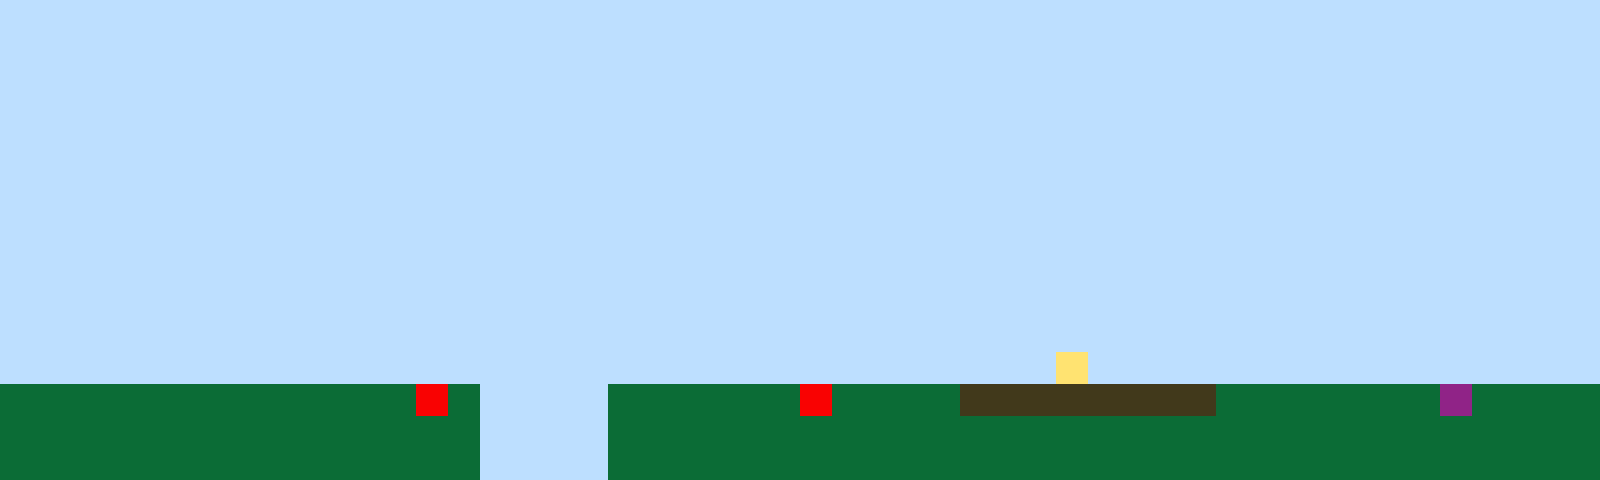

Rendered tile map (Tiled .tmx) drawn with the repository's tilesets; below, a short description and the full map source, tile grids included:
An orthogonal 50x15 tile map with 32x32 px tiles, 1 tile layer (Tile Layer 1).

<map version="1.10" tiledversion="1.11.2" orientation="orthogonal" renderorder="right-up" width="50" height="15" tilewidth="32" tileheight="32" infinite="0" nextlayerid="2" nextobjectid="1"><editorsettings><export target="map1.csv" format="csv" /></editorsettings><tileset firstgid="1" name="sprites" tilewidth="32" tileheight="32" tilecount="6" columns="3"><image source="sprites.png" width="96" height="64" /></tileset><layer id="1" name="Tile Layer 1" width="50" height="15"><data encoding="csv">1,1,1,1,1,1,1,1,1,1,1,1,1,1,1,1,1,1,1,1,1,1,1,1,1,1,1,1,1,1,1,1,1,1,1,1,1,1,1,1,1,1,1,1,1,1,1,1,1,1,1,1,1,1,1,1,1,1,1,1,1,1,1,1,1,1,1,1,1,1,1,1,1,1,1,1,1,1,1,1,1,1,1,1,1,1,1,1,1,1,1,1,1,1,1,1,1,1,1,1,1,1,1,1,1,1,1,1,1,1,1,1,1,1,1,1,1,1,1,1,1,1,1,1,1,1,1,1,1,1,1,1,1,1,1,1,1,1,1,1,1,1,1,1,1,1,1,1,1,1,1,1,1,1,1,1,1,1,1,1,1,1,1,1,1,1,1,1,1,1,1,1,1,1,1,1,1,1,1,1,1,1,1,1,1,1,1,1,1,1,1,1,1,1,1,1,1,1,1,1,1,1,1,1,1,1,1,1,1,1,1,1,1,1,1,1,1,1,1,1,1,1,1,1,1,1,1,1,1,1,1,1,1,1,1,1,1,1,1,1,1,1,1,1,1,1,1,1,1,1,1,1,1,1,1,1,1,1,1,1,1,1,1,1,1,1,1,1,1,1,1,1,1,1,1,1,1,1,1,1,1,1,1,1,1,1,1,1,1,1,1,1,1,1,1,1,1,1,1,1,1,1,1,1,1,1,1,1,1,1,1,1,1,1,1,1,1,1,1,1,1,1,1,1,1,1,1,1,1,1,1,1,1,1,1,1,1,1,1,1,1,1,1,1,1,1,1,1,1,1,1,1,1,1,1,1,1,1,1,1,1,1,1,1,1,1,1,1,1,1,1,1,1,1,1,1,1,1,1,1,1,1,1,1,1,1,1,1,1,1,1,1,1,1,1,1,1,1,1,1,1,1,1,1,1,1,1,1,1,1,1,1,1,1,1,1,1,1,1,1,1,1,1,1,1,1,1,1,1,1,1,1,1,1,1,1,1,1,1,1,1,1,1,1,1,1,1,1,1,1,1,1,1,1,1,1,1,1,1,1,1,1,1,1,1,1,1,1,1,1,1,1,1,1,1,1,1,1,1,1,1,1,1,1,1,1,1,1,1,1,1,1,1,1,1,1,1,1,1,1,1,1,1,1,1,1,1,1,1,1,1,1,1,1,1,1,1,1,1,1,1,1,1,1,1,1,1,1,1,1,1,1,1,1,1,1,1,1,1,1,1,1,1,1,1,1,1,1,1,1,1,1,1,1,1,1,1,1,1,1,1,1,1,1,1,1,1,1,1,1,1,1,1,1,1,1,1,1,1,1,1,1,1,4,1,1,1,1,1,1,1,1,1,1,1,1,1,1,1,1,2,2,2,2,2,2,2,2,2,2,2,2,2,5,2,1,1,1,1,2,2,2,2,2,2,5,2,2,2,2,3,3,3,3,3,3,3,3,2,2,2,2,2,2,2,6,2,2,2,2,2,2,2,2,2,2,2,2,2,2,2,2,2,2,2,1,1,1,1,2,2,2,2,2,2,2,2,2,2,2,2,2,2,2,2,2,2,2,2,2,2,2,2,2,2,2,2,2,2,2,2,2,2,2,2,2,2,2,2,2,2,2,2,2,2,1,1,1,1,2,2,2,2,2,2,2,2,2,2,2,2,2,2,2,2,2,2,2,2,2,2,2,2,2,2,2,2,2,2,2</data></layer></map>
